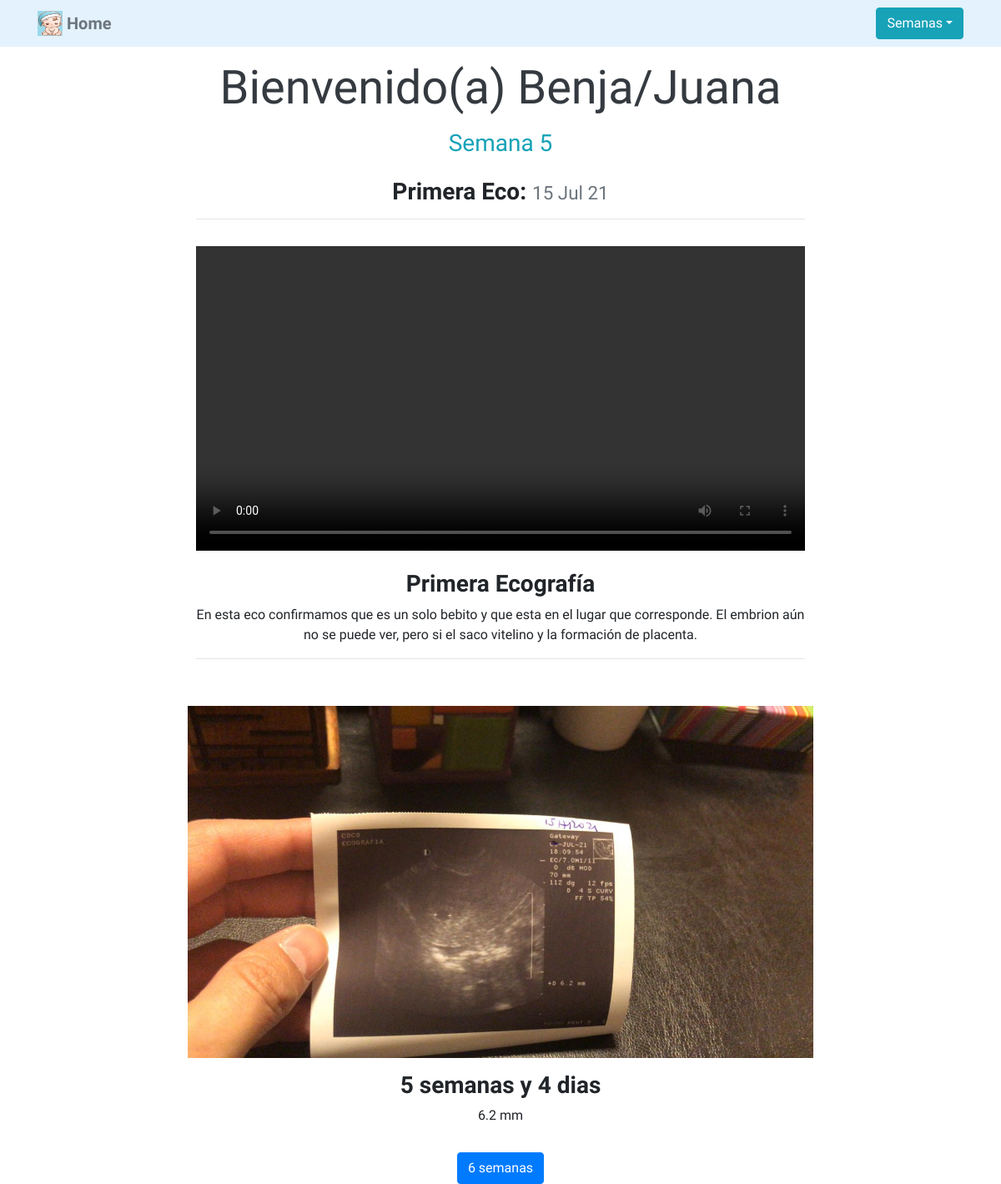
The page / on the database its author committed.
### benja/models.py (models this page shows, shortened)
class Video(models.Model):
    title = models.CharField(max_length=100) # Charfield, A string field, for small- to large-sized strings.
    description = models.CharField(max_length=250)
    video = models.FileField(upload_to='benja/videos/') # Field para imagenes
    week = models.CharField(max_length=100)
    fecha = models.DateField()

class Foto(models.Model):
    title = models.CharField(max_length=100) # Charfield, A string field, for small- to large-sized strings.
    description = models.CharField(max_length=250)
    image = models.ImageField(upload_to='benja/images/') # Field para imagenes
    week = models.CharField(max_length=100)
    fecha = models.DateField()

### benja/views.py (the view)
# urls.py: 2. Add a URL to urlpatterns:  path('', views.home, name='home')
def home(request):
    if request.method == "GET":
        fecha = datetime.date(2021,7,15)
        fotos = Foto.objects.filter(week="semana 5")
        videos = Video.objects.filter(week="semana 5")
        return render(request, 'benja/home.html', {'fotos':fotos, 'fecha':fecha, 'videos':videos})
    else:
        return redirect('semana6')

### benja/templates/benja/home.html (shortened to what this page needs)
{% extends 'benja/base.html' %}
{% load static %}
{% block content %}
<div class="container-fluid">
  <div class="d-flex justify-content-center my-3">
    <div class="col-md-8 text-center">
      <h1 class="display-4 text-dark">Bienvenido(a) Benja/Juana</h1>
      <h3 class="mt-3 text-info">Semana 5</h3>
    </div>
  </div>
</div>
<div class="container-fluid">
  <div class="d-flex justify-content-center mb-3">
    <div class="col-md-8 text-center">
      <h3 class="font-weight-bold">Primera Eco:
        <small class="text-muted">{{ fecha|date:'d M y' }}</small>
      </h3>
      <hr>
    </div>
  </div>
</div>
<div class="container-fluid">
  <div class="d-flex justify-content-center mb-3">
    <div class="col-md-8 text-center">
    {% for video in videos %}
    <video class="img-fluid" controls width="800" height="500">
      <source src="https://github.com/camposleyba/django3-Benja/blob/master/media/benja/videos/WhatsApp_Video_2021-07-15_at_20.57.52.mp4?raw=true" type='video/mp4'></source>
    </video>
      <h3 class="font-weight-bold mt-3">{{ video.title }}</h3>
      <p>{{ video.description }}</p>
    {% endfor %}
    <hr>
    </div>
  </div>
</div>
<div class="container-fluid">
  <div class="row justify-content-center mb-3">
    <div class="col-md-8 text-center">
  <br>
  {% for foto in fotos %}
  <img src="{{ foto.image.url }}" class="img-fluid" width="800" height="500">
    <h3 class="font-weight-bold mt-3">{{ foto.title }}</h3>
    <p>{{ foto.description }}</p>
    {% endfor %}
    </div>
  </div>
  <div class="d-flex justify-content-around">
    <form method="GET" action="{% url 'semana6' %}">
      <button class="btn btn-primary" type="submit">6 semanas</button>
    </form>
  </div>
</div>
{% endblock %}

### benja/static/benja/custom.css (style rules this page uses)
body { font-family: 'Klee One', cursive; }

### rows shown on the page
Video: title "Primera Ecografía", description "En esta eco confirmamos que es un solo bebito y que esta en el lugar que corresponde. El embrion aún no se puede ver, pero si el saco vitelino y la formación de placenta."
Foto: image (picture), title "5 semanas y 4 dias", description "6.2 mm"

### other values the page prints
{{ fecha|date:'d M y' }} "15 Jul 21"
